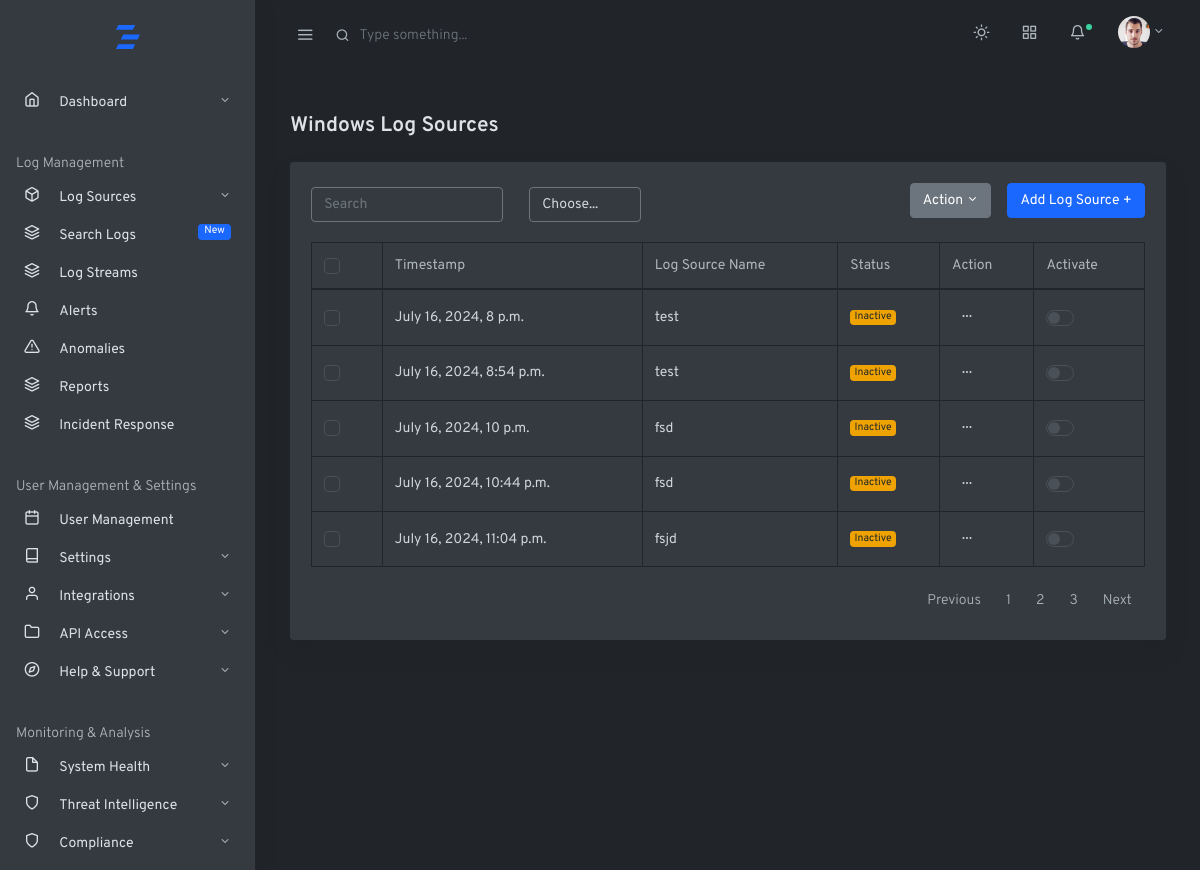
The page /home/logs-source/system/windows/ on the database as committed earlier.
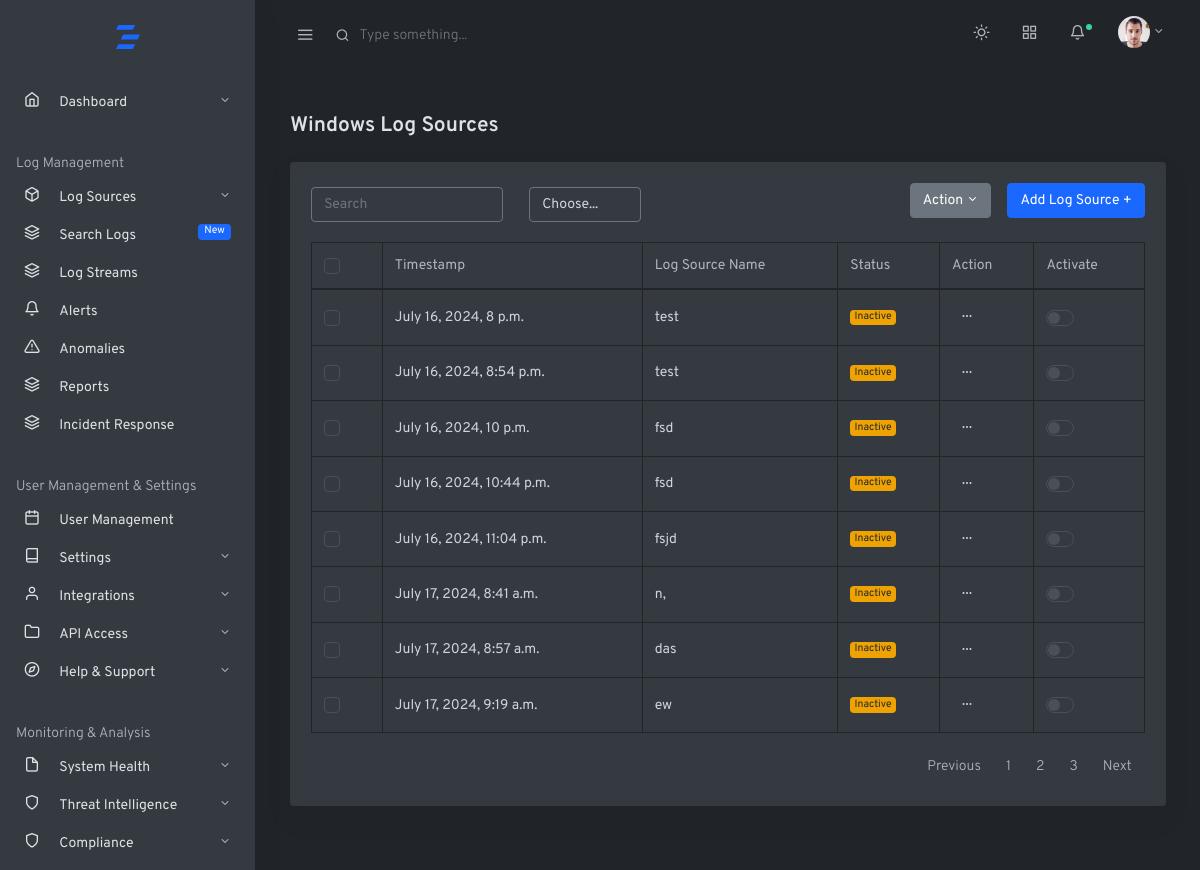
The same page on the database as committed later.
### log_management_app/models.py (models this page shows, shortened)
class WindowsLogSource(models.Model):
    INGESTION_MTD = [
        ('powershell', 'Powershell'),
    ]
    log_source_name = models.CharField(max_length=100)
    log_type = models.ManyToManyField(LogType)
    ingestion_mtd = models.CharField(max_length=30, choices=INGESTION_MTD, default='powershell')
    created_at = models.DateTimeField(auto_now_add=True, null=True)
    updated_at = models.DateTimeField(auto_now=True, null=True)

### log_management_app/views.py (the view)
# urls.py: path('home/logs-source/system/windows/', views.system_windows_logs_table, name='system_windows_logs_table'),
def system_windows_logs_table(request):
    log_sources=WindowsLogSource.objects.all()
    context={'log_sources':log_sources}
    return render(request,'baseapp/logsources/systemlogs/windows/windowslogstable.html',context)

### log_management_app/templates/baseapp/logsources/systemlogs/windows/windowslogstable.html (shortened to what this page needs)
{%extends 'mainhome.html'%}
{%block content%}
<div class="container-fluid">
    <div class="row justify-content-center">
      <div class="col-12">
        <div class="row">
          <div class="col-md-12 my-4">
            <h2 class="h4 mb-1">Windows Log Sources</h2>
            <div class="card shadow">
              <div class="card-body">
                <div class="toolbar row mb-3">
                  <div class="col">
                    <form class="form-inline">
                      <div class="form-row">
                        <div class="form-group col-auto">
                          <input type="text" class="form-control" id="search" value="" placeholder="Search">
                        </div>
                        <div class="form-group col-auto ml-3">
                          <select class="custom-select my-1 mr-sm-2" id="inlineFormCustomSelectPref">
                            <option selected>Choose...</option>
                          </select>
                        </div>
                      </div>
                    </form>
                  </div>
                  <div class="col ml-auto">
                    <div class="dropdown float-right">
                      <form action="{%url 'system_collection_options'%}">
                      <button class="btn btn-primary float-right ml-3" type="submit">Add Log Source +</button>
                      <button class="btn btn-secondary dropdown-toggle" type="button" id="actionMenuButton" data-toggle="dropdown" aria-haspopup="true" aria-expanded="false"> Action </button>
                      </form>
                    </div>
                  </div>
                </div>
                <table class="table table-bordered">
                  <thead>
                    <tr role="row">
                      <th>
                        <div class="custom-control custom-checkbox">
                        </div>
                      </th>
                      <th>Timestamp</th>
                      <th>Log Source Name</th>
                      <th>Status</th>
                      <th>Action</th>
                      <th>Activate</th>
                    </tr>
                  </thead>
                  <tbody>
                    {% for log_source in log_sources %}
                    <tr>
                      <td>
                        <div class="custom-control custom-checkbox">
                        </div>
                      </td>
                      <td>{{ log_source.updated_at }}</td>
                      <td>{{ log_source.log_source_name }}</td>
                      <td>
                        {% if log_source.status == "Active" %}
                          <span class="badge badge-success">Active</span>
                        {% else %}
                          <span class="badge badge-warning">Inactive</span>
                        {% endif %}
                      </td>
                      <td>
                        <button class="btn btn-sm dropdown-toggle more-horizontal" type="button" data-toggle="dropdown" aria-haspopup="true" aria-expanded="false">
                        </button>
                      </td>
                      <td>
                        <div class="custom-control custom-switch">
                        </div>
                      </td>
                    </tr>
                    {% endfor %}
                  </tbody>
                </table>
                <nav aria-label="Table Paging" class="mb-0 text-muted">
                  <ul class="pagination justify-content-end mb-0">
                    <li class="page-item"><a class="page-link" href="#">Previous</a></li>
                    <li class="page-item"><a class="page-link" href="#">1</a></li>
                    <li class="page-item"><a class="page-link" href="#">2</a></li>
                    <li class="page-item"><a class="page-link" href="#">3</a></li>
                    <li class="page-item"><a class="page-link" href="#">Next</a></li>
                  </ul>
                </nav>
              </div>
            </div>
          </div>
        </div>
      </div>
    </div>
  </div>
{%endblock%}

### MainTemplates/mainhome.html (shortened to what this page needs)
<!doctype html>
<html lang="en">
  <head>
    <link rel="stylesheet" href="css/simplebar.css">
    <link rel="stylesheet" href="/static/css/mystyles.css">
    <link rel="stylesheet" href="/static/css/feather.css">
    <link rel="stylesheet" href="/static/css/select2.css">
    <link rel="stylesheet" href="/static/css/dropzone.css">
    <link rel="stylesheet" href="/static/css/uppy.min.css">
    <link rel="stylesheet" href="/static/css/jquery.steps.css">
    <link rel="stylesheet" href="/static/css/jquery.timepicker.css">
    <link rel="stylesheet" href="/static/css/quill.snow.css">
    <link rel="stylesheet" href="/static/css/daterangepicker.css">
    <link rel="stylesheet" href="/static/css/app-light.css" id="lightTheme" disabled>
    <link rel="stylesheet" href="/static/css/app-dark.css" id="darkTheme">
  </head>
  <body class="vertical  dark  ">
    <div class="wrapper">
      <nav class="topnav navbar navbar-light">
        <button type="button" class="navbar-toggler text-muted mt-2 p-0 mr-3 collapseSidebar">
          <i class="fe fe-menu navbar-toggler-icon"></i>
        </button>
        <form class="form-inline mr-auto searchform text-muted">
          <input class="form-control mr-sm-2 bg-transparent border-0 pl-4 text-muted" type="search" placeholder="Type something..." aria-label="Search">
        </form>
        <ul class="nav">
          <li class="nav-item">
            <a class="nav-link text-muted my-2" href="#" id="modeSwitcher" data-mode="dark">
              <i class="fe fe-sun fe-16"></i>
            </a>
          </li>
          <li class="nav-item">
            <a class="nav-link text-muted my-2" href="./#" data-toggle="modal" data-target=".modal-shortcut">
              <span class="fe fe-grid fe-16"></span>
            </a>
          </li>
          <li class="nav-item nav-notif">
            <a class="nav-link text-muted my-2" href="./#" data-toggle="modal" data-target=".modal-notif">
              <span class="fe fe-bell fe-16"></span>
              <span class="dot dot-md bg-success"></span>
            </a>
          </li>
          <li class="nav-item dropdown">
            <a class="nav-link dropdown-toggle text-muted pr-0" href="#" id="navbarDropdownMenuLink" role="button" data-toggle="dropdown" aria-haspopup="true" aria-expanded="false">
              <span class="avatar avatar-sm mt-2">
                <img src="/static/assets/avatars/face-1.jpg" alt="..." class="avatar-img rounded-circle">
              </span>
            </a>
          </li>
        </ul>
      </nav>
      <aside class="sidebar-left border-right bg-white shadow" id="leftSidebar" data-simplebar>
        <nav class="vertnav navbar navbar-light">
          <div class="w-100 mb-4 d-flex">
            <a class="navbar-brand mx-auto mt-2 flex-fill text-center" href="{%url 'home'%}">
            </a>
          </div>
          <ul class="navbar-nav flex-fill w-100 mb-2">
            <li class="nav-item dropdown">
              <a href="#dashboard" data-toggle="collapse" aria-expanded="false" class="dropdown-toggle nav-link">
                <i class="fe fe-home fe-16"></i>
                <span class="ml-3 item-text">Dashboard</span><span class="sr-only">(current)</span>
              </a>
            </li>
          </ul>
          <p class="text-muted nav-heading mt-4 mb-1">
            <span>Log Management</span>
          </p>
          <ul class="navbar-nav flex-fill w-100 mb-2">
            <li class="nav-item dropdown">
              <a href="#logSources" data-toggle="collapse" aria-expanded="false" class="dropdown-toggle nav-link">
                <i class="fe fe-box fe-16"></i>
                <span class="ml-3 item-text">Log Sources</span>
              </a>
            </li>
            <li class="nav-item w-100">
              <a class="nav-link" href="widgets.html">
                <i class="fe fe-layers fe-16"></i>
                <span class="ml-3 item-text">Search Logs</span>
                <span class="badge badge-pill badge-primary">New</span>
              </a>
            </li>
            <li class="nav-item w-100">
              <a class="nav-link" href="{%url 'logstreams'%}">
                <i class="fe fe-layers fe-16"></i>
                <span class="ml-3 item-text">Log Streams</span>
              </a>
            </li>
            <li class="nav-item w-100">
              <a class="nav-link" href="ui-notification.html">
                <i class="fe fe-16 fe-bell"></i>
                <span class="ml-3 item-text">Alerts</span>
              </a>
            </li>
            <li class="nav-item w-100">
              <a class="nav-link" href="alerts.html">
                <i class="fe fe-16 fe-alert-triangle"></i>
                <span class="ml-3 item-text">Anomalies</span>
              </a>
            </li>
            <li class="nav-item w-100">
              <a class="nav-link" href="widgets.html">
                <i class="fe fe-layers fe-16"></i>
                <span class="ml-3 item-text">Reports</span>
              </a>
            </li>
            <li class="nav-item w-100">
              <a class="nav-link" href="contacts-grid.html">
                <i class="fe fe-layers fe-16"></i>
                <span class="ml-3 item-text">Incident Response</span>
              </a>
            </li>
          </ul>
          <p class="text-muted nav-heading mt-4 mb-1">
            <span>User Management & Settings</span>
          </p>
          <ul class="navbar-nav flex-fill w-100 mb-2">
            <li class="nav-item w-100">
              <a class="nav-link" href="calendar.html">
                <i class="fe fe-calendar fe-16"></i>
                <span class="ml-3 item-text">User Management</span>
              </a>
            </li>
            <li class="nav-item dropdown">
              <a href="#contact" data-toggle="collapse" aria-expanded="false" class="dropdown-toggle nav-link">
                <i class="fe fe-book fe-16"></i>
                <span class="ml-3 item-text">Settings</span>
              </a>
            </li>
            <li class="nav-item dropdown">
              <a href="#profile" data-toggle="collapse" aria-expanded="false" class="dropdown-toggle nav-link">
                <i class="fe fe-user fe-16"></i>
                <span class="ml-3 item-text">Integrations</span>
              </a>
            </li>
            <li class="nav-item dropdown">
              <a href="#fileman" data-toggle="collapse" aria-expanded="false" class="dropdown-toggle nav-link">
                <i class="fe fe-folder fe-16"></i>
                <span class="ml-3 item-text">API Access</span>
              </a>
            </li>
            <li class="nav-item dropdown">
              <a href="#support" data-toggle="collapse" aria-expanded="false" class="dropdown-toggle nav-link">
                <i class="fe fe-compass fe-16"></i>
                <span class="ml-3 item-text">Help & Support</span>
              </a>
            </li>
          </ul>
          <p class="text-muted nav-heading mt-4 mb-1">
            <span>Monitoring & Analysis</span>
          </p>
          <ul class="navbar-nav flex-fill w-100 mb-2">
<li class="nav-item dropdown">
  <a href="#systemHealth" data-toggle="collapse" aria-expanded="false" class="dropdown-toggle nav-link">
    <i class="fe fe-file fe-16"></i>
    <span class="ml-3 item-text">System Health</span>
  </a>
</li>
            <li class="nav-item dropdown">
              <a href="#threatIntelligence" data-toggle="collapse" aria-expanded="false" class="dropdown-toggle nav-link">
                <i class="fe fe-shield fe-16"></i>
                <span class="ml-3 item-text">Threat Intelligence</span>
              </a>
            </li>
            <li class="nav-item dropdown">
              <a href="#compliance" data-toggle="collapse" aria-expanded="false" class="dropdown-toggle nav-link">
                <i class="fe fe-shield fe-16"></i>
                <span class="ml-3 item-text">Compliance</span>
              </a>
            </li>
            <li class="nav-item dropdown">
              <a href="#auditlogs" data-toggle="collapse" aria-expanded="false" class="dropdown-toggle nav-link">
              </a>
            </li>
          </ul>
        </nav>
      </aside>
      <main role="main" class="main-content">
        {%block content%}
        {%endblock%}
      </main>
    </div>
  </body>
</html>

### static/css/simplebar.css (style rules this page uses)
[data-simplebar] { position: relative; flex-direction: column; flex-wrap: wrap; justify-content: flex-start; align-content: flex-start; align-items: flex-start; }

### static/css/feather.css (style rules this page uses)
.fe { font-family: "feather" !important; speak: none; font-style: normal; font-weight: normal; font-variant: normal; text-transform: none; line-height: 1; -webkit-font-smoothing: antialiased; -moz-osx-font-smoothing: grayscale; }
.fe-16 { font-size: 16px; }
.fe-alert-triangle:before { content: ""; }
.fe-bell:before { content: ""; }
.fe-book:before { content: ""; }
.fe-box:before { content: ""; }
.fe-calendar:before { content: ""; }
.fe-compass:before { content: ""; }
.fe-file:before { content: ""; }
.fe-folder:before { content: ""; }
.fe-grid:before { content: ""; }
.fe-home:before { content: ""; }
.fe-layers:before { content: ""; }
.fe-menu:before { content: ""; }
.fe-shield:before { content: ""; }
.fe-sun:before { content: ""; }
.fe-user:before { content: ""; }

Rows that differ between the two databases and show on the page:
added WindowsLogSource: updated_at "July 17, 2024, 8:41 a.m.", log_source_name "n,"
added WindowsLogSource: updated_at "July 17, 2024, 8:57 a.m.", log_source_name "das"
added WindowsLogSource: updated_at "July 17, 2024, 9:19 a.m.", log_source_name "ew"
